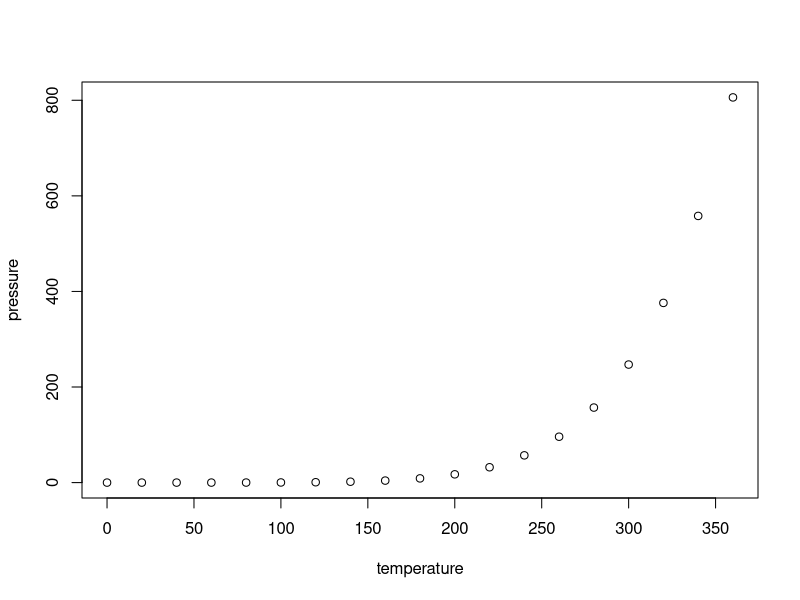
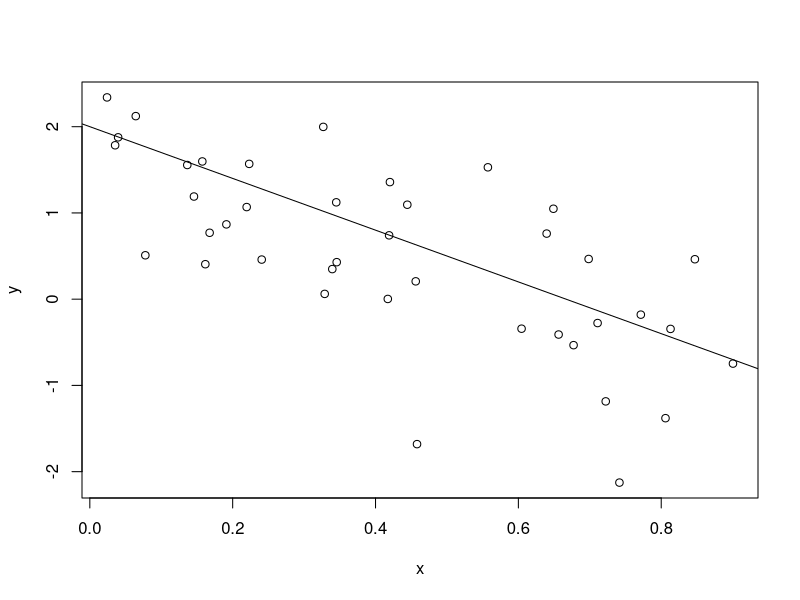

Reproduce these figures in R, in order.
## ---- chunk 1
knitr::opts_chunk$set(echo = TRUE)
## ---- chunk 2
summary(cars)
## ---- chunk 3
plot(pressure)
## ---- chunk 4
a <- 2
b <- -3
x <- runif(40)
sig_sq <- 0.5
y <- a + b * x + rnorm(40,sd = sqrt(sig_sq))
plot(x,y)
abline(a,b)
